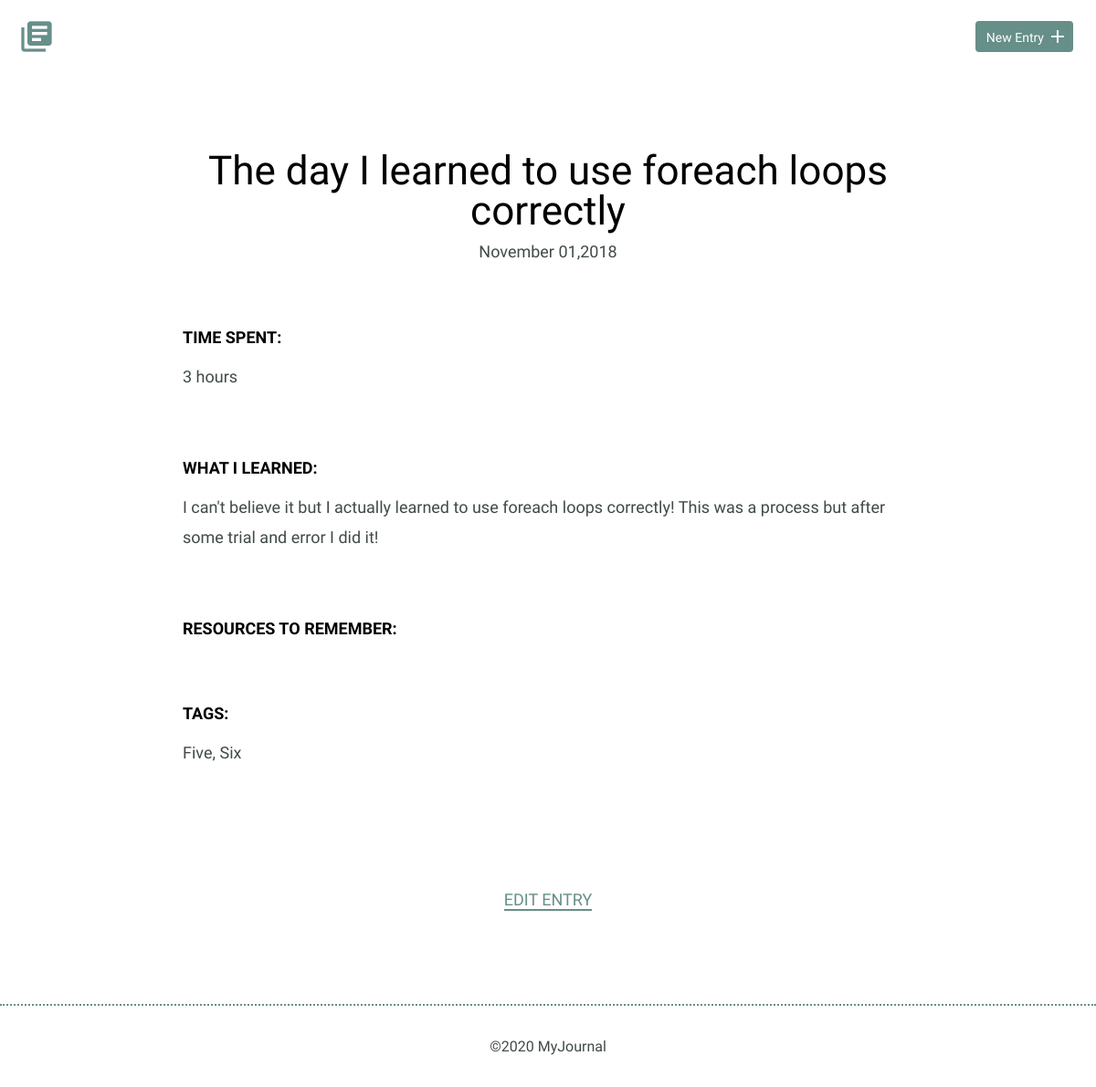
Screenshot of /detail.php?id=3 with the database file from the repository.
### tables this page shows
CREATE TABLE "entries" (
	"id"	INTEGER,
	"title"	TEXT,
	"date"	TEXT,
	"time_spent"	TEXT,
	"learned"	BLOB,
	"resources"	BLOB,
	"tags"	TEXT,
	PRIMARY KEY("id")
);

### inc/functions.php (called while the page is built, shortened)
<?php
  function get_individual_entry($id) {
    include 'connection.php';
    try {
      $results = $db->prepare("SELECT id, title, date, time_spent, learned, resources, tags FROM entries WHERE id = ?");
      $results -> bindValue(1, $id, PDO::PARAM_INT);
      $results -> execute();
    } catch (Exception $e) {
      echo "Error!: " . $e->getMessage() . "<br />";
      return false;
    }
    return $results->fetch();
  }

### detail.php (the view, shortened to what this page needs)
<?php
  require('inc/header.php');
  require('inc/functions.php');
  $id = filter_input(INPUT_GET, 'id', FILTER_SANITIZE_NUMBER_INT);
  $check_array = check_if_id_exist($id);
  if ($check_array[0] == 0) {
    $error_message = 'Error! There is no entry with the given id.';
  } else {
    $entry = get_individual_entry($id);
  }
?>
<section>
    <?php
      if ($error_message) {
        echo "<p>".$error_message."</p>";
      } else {
        ?>
        <div class="container">
          <div class="entry-list single">
              <article>
                  <h1><?= $entry['title'] ?></h1>
                  <time datetime="<?= $entry['date'] ?>"><?php echo date("F d,Y", strtotime($entry['date'])); ?></time>
                  <div class="entry">
                      <h3>Time Spent: </h3>
                      <p><?= $entry['time_spent'] ?></p>
                  </div>
                  <div class="entry">
                      <h3>What I Learned:</h3>
                      <p><?= $entry['learned'] ?></p>
                  </div>
                  <div class="entry">
                      <h3>Resources to Remember:</h3>
                  </div>
                  <div class="entry">
                      <h3>Tags:</h3>
                      <p><?= $entry['tags'] ?></p>
                  </div>
              </article>
          </div>
        </div>
        <div class="edit">
            <p><a href="edit.php?id=<?= $id; ?>">Edit Entry</a></p>
        </div>
    <?
      }
    ?>
</section>
<?php
  require('inc/footer.php');
?>

### css/site.css (style rules this page uses)
body { font-size: 16px; color: #404a49; font-family: 'Cousine', serif; font-weight: 400; }
.container { margin: 0 auto; padding: 0 25px; }
h1, h2, h3 { margin: 0; font-weight: 400; line-height: 1em; color: #000; }
h1 { font-size: 44px; margin-bottom: 12px; }
h3 { font-size: 18px; font-family: 'Work Sans', serif; font-weight: 600; text-transform: uppercase; }
p { line-height: 1.8em; font-size: 18px; }
p a { border-bottom: 2px solid #678f89; padding: 0; color: #678f89; text-decoration: none; }
.entry-list, .edit-entry, .new-entry { max-width: 800px; margin: 0 auto; padding: 70px 0 150px 0; }
.entry-list article { margin-bottom: 70px; text-align: center; }
.entry-list article:last-child { margin-bottom: 0; }
.entry-list.single { padding-bottom: 70px; }
.entry-list.single time { font-size: 18px; }
.entry { max-width: 800px; margin: 75px auto 0 auto; text-align: left; }
.entry p { margin-bottom: 40px; }
.edit { padding-bottom: 80px; text-align: center; margin: 0 auto; }
.edit a { font-weight: 400; text-transform: uppercase; font-size: 18px; }

### rows the page displays
entries: title "The day I learned to use foreach loops correctly", date "November 01,2018", time_spent "3 hours", learned "I can't believe it but I actually learned to use foreach loops correctly! This was a process but after some trial and error I did it!", tags "Five, Six"
